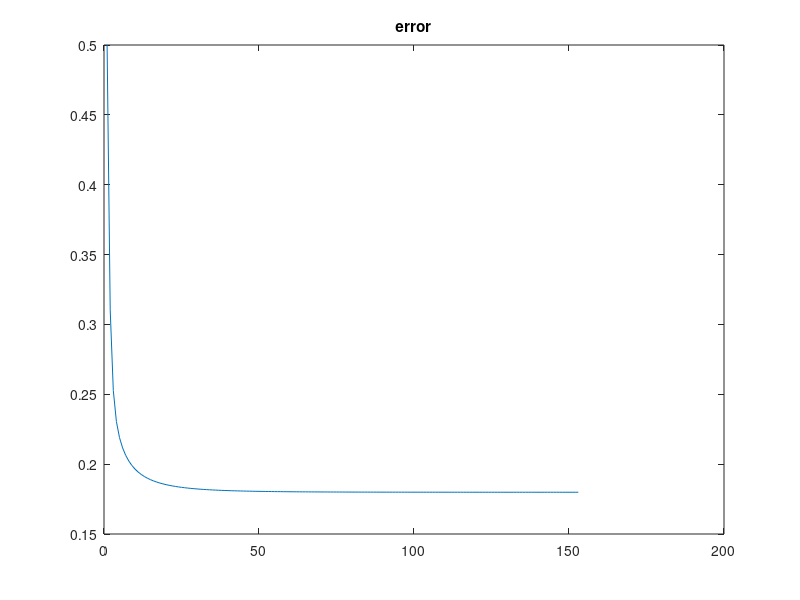

Recreate this plot in MATLAB.
clc
clear
close all
parameters=xlsread('train.csv');
target=parameters(:,3);
m=length(parameters);

target_norm=(target-mean(target))./std(target);
p1=parameters(:,4:16);
p2=parameters(:,20:21);
p=[ones(m,1) p1 p2];
 
 n=length(p(1,:));
 theta=zeros(n,1);
 for w=2:n
    if max(abs(p(:,w)))~=0
    p(:,w)=(p(:,w)-mean((p(:,w))))./std(p(:,w));
    end
end
 alpha=0.1;
 iter=1;
 error(iter)=(1/(2*m))*sum((p*theta-target_norm).^2);
 converged=0
 while (converged~=1)
     theta=theta-(alpha/m)*p'*(p*theta-target_norm);
     iter=iter+1
     error(iter)=(1/(2*m))*sum((p*theta-target_norm).^2);
    
      if error(iter-1)-error(iter)<0
          
    break
end 
q=(error(iter-1)-error(iter))./error(iter-1)
if q <.000001;
    converged=1;
end
  
 end
 iter=1:iter;
 figure();
 plot(iter,error);
 title('error');
 %testing
  parameters_cross=xlsread('crossvalid.csv');
 target_cross=parameters_cross(:,3);
 m_cross=length(target_cross);
 target_norm_cross=(target_cross-mean(target_cross))/std(target_cross);
p1_cross=parameters_cross(:,4:16);
p2_cross=parameters_cross(:,20:21);
p_cross=[ones(m_cross,1) p1_cross p2_cross];
error_cross=(1/(2*m_cross))*sum((p_cross*theta-target_norm_cross).^2);
